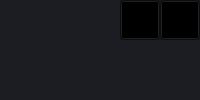
        <widget class="QWidget" name="headerContainer" native="true">
         <property name="sizePolicy">
          <sizepolicy hsizetype="Preferred" vsizetype="Preferred">
           <horstretch>0</horstretch>
           <verstretch>0</verstretch>
          </sizepolicy>
         </property>
         <property name="styleSheet">
          <string notr="true">background-color: rgb(27, 29, 35);</string>
         </property>
         <layout class="QHBoxLayout" name="horizontalLayout_3">
          <property name="spacing">
           <number>0</number>
          </property>
          <property name="leftMargin">
           <number>0</number>
          </property>
          <property name="topMargin">
           <number>0</number>
          </property>
          <property name="rightMargin">
           <number>0</number>
          </property>
          <property name="bottomMargin">
           <number>0</number>
          </property>
          <item alignment="Qt::AlignRight|Qt::AlignTop">
           <widget class="QWidget" name="rightBtnContainer" native="true">
            <property name="styleSheet">
             <string notr="true">background-color: transparent;</string>
            </property>
            <layout class="QHBoxLayout" name="horizontalLayout_6">
             <property name="spacing">
              <number>0</number>
             </property>
             <property name="leftMargin">
              <number>0</number>
             </property>
             <property name="topMargin">
              <number>0</number>
             </property>
             <property name="rightMargin">
              <number>0</number>
             </property>
             <property name="bottomMargin">
              <number>0</number>
             </property>
             <item>
              <widget class="QPushButton" name="headerBtnMinimise">
               <property name="minimumSize">
                <size>
                 <width>40</width>
                 <height>40</height>
                </size>
               </property>
               <property name="styleSheet">
                <string notr="true">QPushButton:hover {
	background-color: rgb(52, 59, 72);
}
QPushButton:pressed {	
	background-color: rgb(85, 170, 255);
}</string>
               </property>
               <property name="text">
                <string/>
               </property>
               <property name="icon">
                <iconset resource="res.qrc">
                 <normaloff>:/icons/assets/UI/minus_icon.svg</normaloff>:/icons/assets/UI/minus_icon.svg</iconset>
               </property>
               <property name="iconSize">
                <size>
                 <width>24</width>
                 <height>24</height>
                </size>
               </property>
              </widget>
             </item>
             <item>
              <widget class="QPushButton" name="headerBtnClose">
               <property name="sizePolicy">
                <sizepolicy hsizetype="Expanding" vsizetype="Expanding">
                 <horstretch>0</horstretch>
                 <verstretch>0</verstretch>
                </sizepolicy>
               </property>
               <property name="minimumSize">
                <size>
                 <width>40</width>
                 <height>40</height>
                </size>
               </property>
               <property name="styleSheet">
                <string notr="true">QPushButton:hover {
	background-color: rgb(52, 59, 72);
}
QPushButton:pressed {	
	background-color: rgb(85, 170, 255);
}</string>
               </property>
               <property name="text">
                <string/>
               </property>
               <property name="icon">
                <iconset resource="res.qrc">
                 <normaloff>:/icons/assets/UI/cross_icon.svg</normaloff>:/icons/assets/UI/cross_icon.svg</iconset>
               </property>
               <property name="iconSize">
                <size>
                 <width>24</width>
                 <height>24</height>
                </size>
               </property>
              </widget>
             </item>
            </layout>
           </widget>
          </item>
         </layout>
        </widget>
